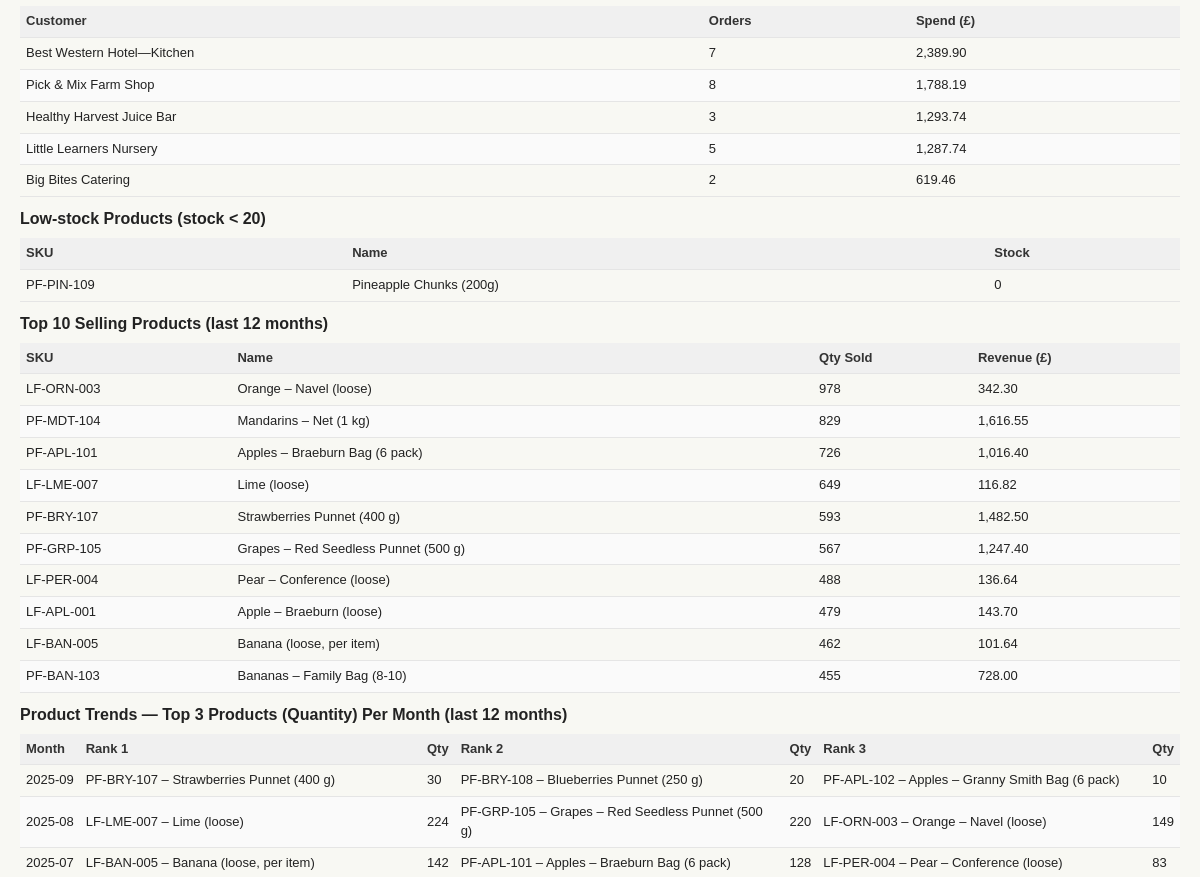
The page /StockTrackProLite/reports.php (signed in, middle part) on the database as committed earlier.
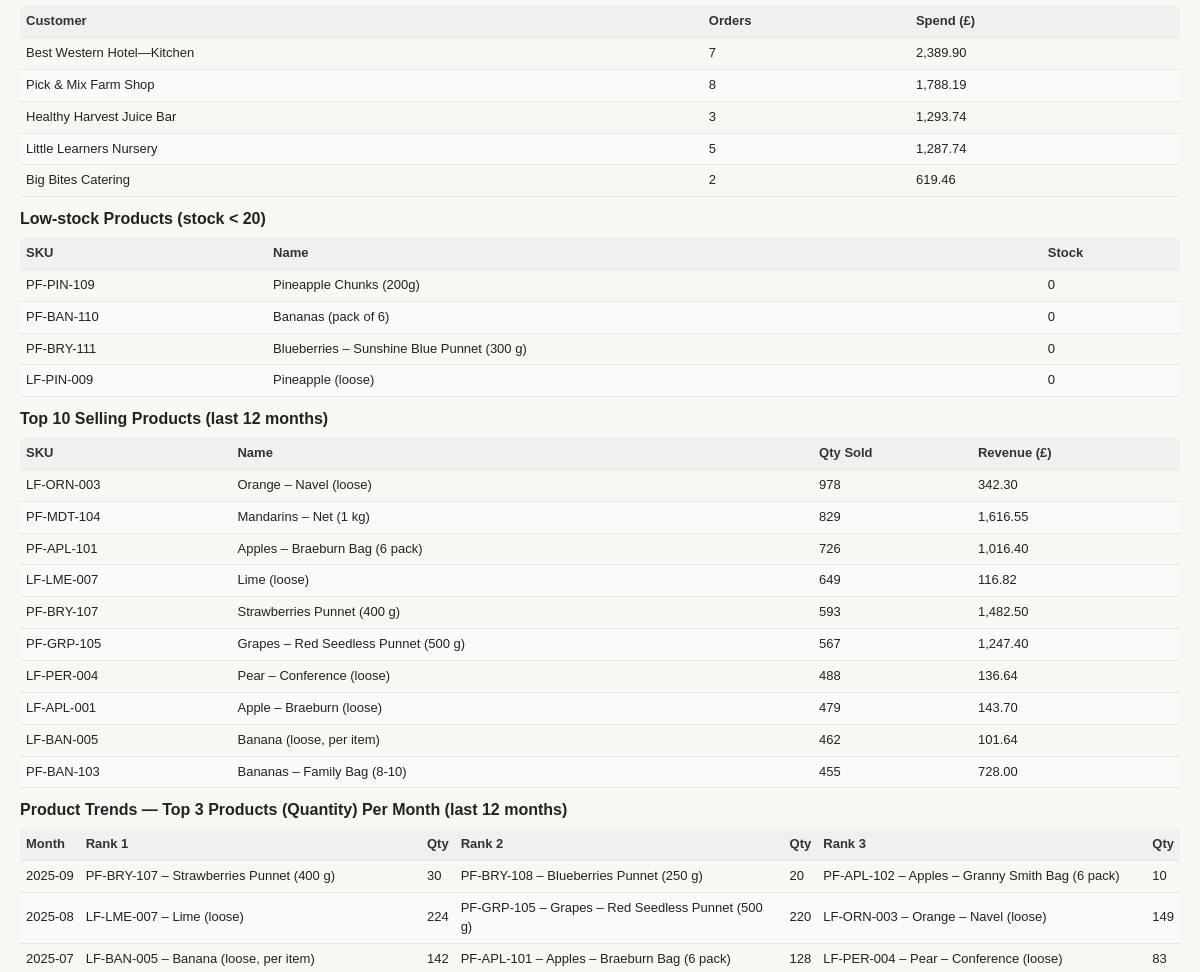
The same page on the database as committed later.
### tables this page shows
CREATE TABLE `products` (
  `id` int(11) NOT NULL,
  `sku` varchar(30) NOT NULL,
  `name` varchar(100) NOT NULL,
  `category_id` int(11) DEFAULT NULL,
  `price` decimal(10,2) NOT NULL,
  `stock` int(11) NOT NULL DEFAULT 0,
  `country_iso` char(2) NOT NULL,
  `class` enum('X','I','II') NOT NULL,
  `pack_uom` enum('each','g','varies') NOT NULL DEFAULT 'each',
  `default_pack_weight_g` int(11) DEFAULT NULL,
  `best_before_days` int(11) NOT NULL
);

### includes/database.php (called while the page is built, shortened)
<?php
class Database
{
    private static $pdo;
    private static $config;
    private static function config()
    {
        if (self::$config === null) {
            $base = require dirname(__DIR__) . '/config/database.php';
            self::$config = $base;
        }
        return self::$config;
    }
    public static function connection()
    {
        if (!self::$pdo) {
            $config = self::config();
            $dsn = sprintf(
                'mysql:host=%s;port=%s;dbname=%s;charset=%s',
                $config['host'],
                $config['port'],
                $config['database'],
                $config['charset']
            );
            $options = array(
                PDO::ATTR_ERRMODE => PDO::ERRMODE_EXCEPTION,
                PDO::ATTR_DEFAULT_FETCH_MODE => PDO::FETCH_ASSOC,
                PDO::ATTR_EMULATE_PREPARES => false
            );
            self::$pdo = new PDO($dsn, $config['username'], $config['password'], $options);
        }
        return self::$pdo;
    }
    public static function query($sql, $params = array())
    {
        $stmt = self::connection()->prepare($sql);
        $stmt->execute($params);
        return $stmt;
    }
}

### StockTrackProLite/reports.php (the view, shortened to what the changed rows need)
<?php
require_once dirname(__DIR__) . '/includes/database.php';
include 'includes/header.php';
$topCust = Database::query(
    "SELECT c.name,
            COUNT(DISTINCT o.id) AS num_orders,
            SUM(o.total) AS spend
     FROM orders o
     JOIN customers c ON c.id = o.customer_id
     WHERE o.order_date >= DATE_SUB(CURDATE(), INTERVAL 12 MONTH)
     GROUP BY c.id
     ORDER BY spend DESC
     LIMIT 5"
)->fetchAll();
$lowStock = Database::query(
    "SELECT id, sku, name, stock
     FROM products
     WHERE stock < 20
     ORDER BY stock ASC"
)->fetchAll();
$topProducts = Database::query(
    "SELECT p.sku,
            p.name,
            SUM(oi.quantity) AS total_qty,
            SUM(oi.quantity * oi.price) AS total_revenue
     FROM order_items oi
     JOIN products p ON p.id = oi.product_id
     JOIN orders o ON o.id = oi.order_id
     WHERE o.order_date >= DATE_SUB(CURDATE(), INTERVAL 12 MONTH)
     GROUP BY p.id
     ORDER BY total_qty DESC
     LIMIT 10"
)->fetchAll();
$monthlyProductRanks = Database::query(
    "SELECT DATE_FORMAT(o.order_date,'%Y-%m') AS ym,
            p.id AS product_id,
            p.sku,
            p.name,
            SUM(oi.quantity) AS qty,
            SUM(oi.quantity * oi.price) AS revenue
     FROM order_items oi
     JOIN orders o ON o.id = oi.order_id
     JOIN products p ON p.id = oi.product_id
     WHERE o.order_date >= DATE_SUB(CURDATE(), INTERVAL 12 MONTH)
     GROUP BY ym, p.id
     ORDER BY ym DESC, qty DESC"
)->fetchAll();
$byMonth = array();
foreach ($monthlyProductRanks as $r) {
    $byMonth[$r['ym']][] = $r;
}
?>
<table>
    <thead><tr><th>Customer</th><th>Orders</th><th>Spend (£)</th></tr></thead>
    <tbody>
    <?php if (!$topCust): ?>
        <tr><td colspan="3">No orders in the last 12 months.</td></tr>
    <?php else: foreach ($topCust as $row): ?>
        <tr>
            <td><?php echo htmlspecialchars($row['name']); ?></td>
            <td><?php echo $row['num_orders']; ?></td>
            <td><?php echo number_format($row['spend'], 2); ?></td>
        </tr>
    <?php endforeach; endif; ?>
    </tbody>
</table>
<table>
    <thead><tr><th>SKU</th><th>Name</th><th>Stock</th></tr></thead>
    <tbody>
    <?php if (!$lowStock): ?>
        <tr><td colspan="3">No items below threshold.</td></tr>
    <?php else: foreach ($lowStock as $row): ?>
        <tr>
            <td><?php echo htmlspecialchars($row['sku']); ?></td>
            <td><?php echo htmlspecialchars($row['name']); ?></td>
            <td><?php echo $row['stock']; ?></td>
        </tr>
    <?php endforeach; endif; ?>
    </tbody>
</table>
<table>
    <thead><tr><th>SKU</th><th>Name</th><th>Qty Sold</th><th>Revenue (£)</th></tr></thead>
    <tbody>
    <?php if (!$topProducts): ?>
        <tr><td colspan="4">No sales data available.</td></tr>
    <?php else: foreach ($topProducts as $row): ?>
        <tr>
            <td><?php echo htmlspecialchars($row['sku']); ?></td>
            <td><?php echo htmlspecialchars($row['name']); ?></td>
            <td><?php echo (int)$row['total_qty']; ?></td>
            <td><?php echo number_format($row['total_revenue'], 2); ?></td>
        </tr>
    <?php endforeach; endif; ?>
    </tbody>
</table>
<table>
    <thead>
        <tr><th>Month</th><th>Rank 1</th><th>Qty</th><th>Rank 2</th><th>Qty</th><th>Rank 3</th><th>Qty</th></tr>
    </thead>
    <tbody>
    <?php if (empty($byMonth)): ?>
        <tr><td colspan="7">No sales data available.</td></tr>
    <?php else: foreach ($byMonth as $ym => $items): ?>
        <?php
            $r1 = $items[0] ?? null;
            $r2 = $items[1] ?? null;
            $r3 = $items[2] ?? null;
            $fmt = function($r) {
                if (!$r) return '—';
                return htmlspecialchars($r['sku']) . ' – ' . htmlspecialchars($r['name']);
            };
        ?>
        <tr>
            <td><?php echo htmlspecialchars($ym); ?></td>
            <td><?php echo $fmt($r1); ?></td>
            <td><?php echo $r1 ? (int)$r1['qty'] : '—'; ?></td>
            <td><?php echo $fmt($r2); ?></td>
            <td><?php echo $r2 ? (int)$r2['qty'] : '—'; ?></td>
            <td><?php echo $fmt($r3); ?></td>
            <td><?php echo $r3 ? (int)$r3['qty'] : '—'; ?></td>
        </tr>
    <?php endforeach; endif; ?>
    </tbody>
</table>
<?php include 'includes/footer.php'; ?>

Rows that differ between the two databases and show on the page:
added products: sku "PF-BAN-110", name "Bananas (pack of 6)", stock "0"
added products: sku "PF-BRY-111", name "Blueberries – Sunshine Blue Punnet (300 g)", stock "0"
added products: sku "LF-PIN-009", name "Pineapple (loose)", stock "0"
